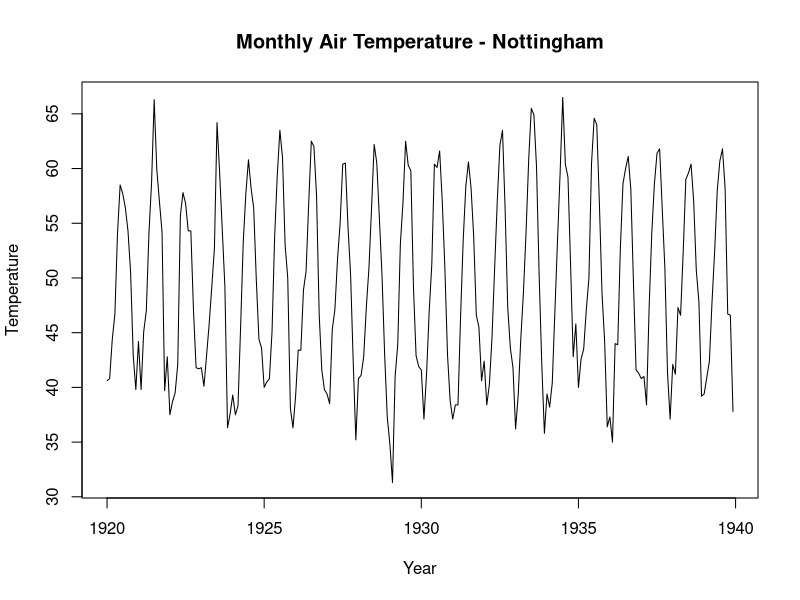
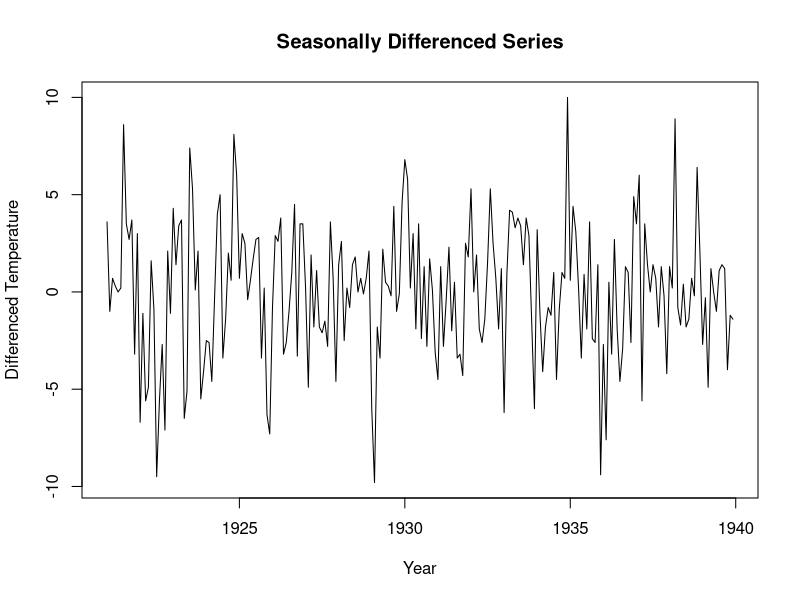
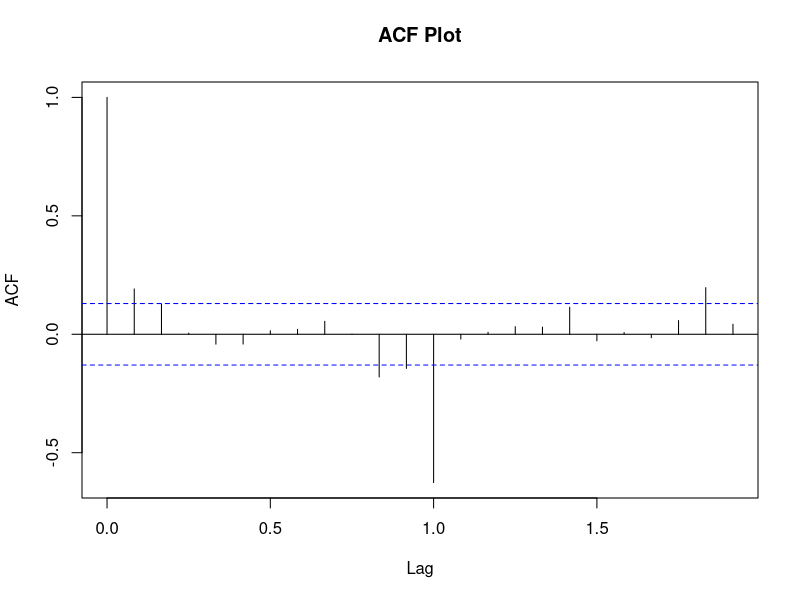
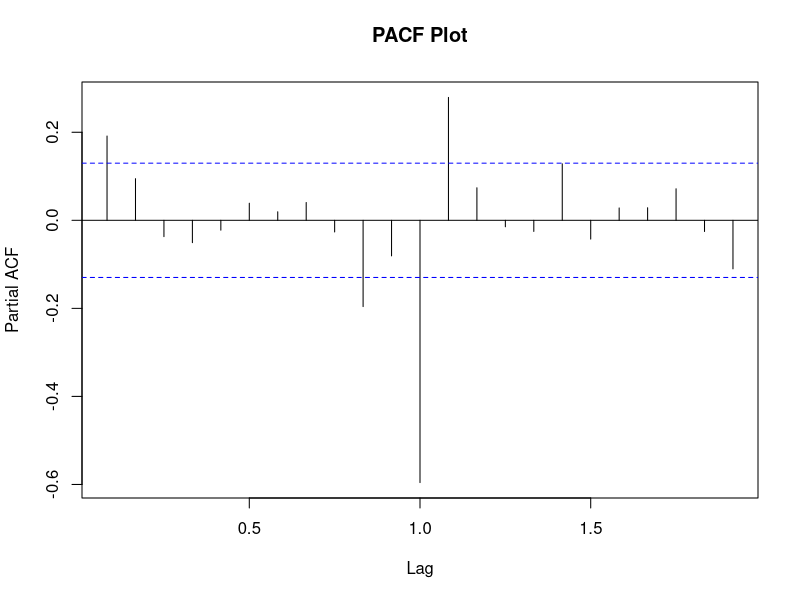
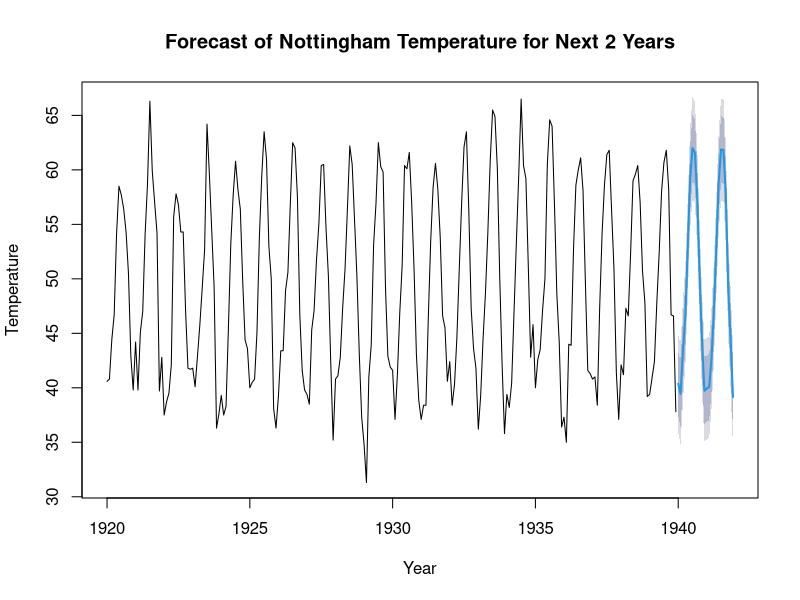

Source code (R) for these figures, in order:
## ---- chunk 1
knitr::opts_chunk$set(echo = TRUE)
## ---- chunk 2
# Load required packages
library(forecast)
library(tseries)

# Load dataset
data(nottem)

# Display dataset
nottem
## ---- chunk 3
# Plot the time series
plot(nottem,
     main="Monthly Air Temperature - Nottingham",
     ylab="Temperature",
     xlab="Year")
## ---- chunk 4
# Check stationarity using Augmented Dickey Fuller test
adf.test(nottem)
## ---- chunk 5
# Seasonal differencing (to observe seasonal pattern)
nottem_diff <- diff(nottem, lag=12)

plot(nottem_diff,
     main="Seasonally Differenced Series",
     ylab="Differenced Temperature",
     xlab="Year")
## ---- chunk 6
# ACF and PACF plots
acf(nottem_diff,
    main="ACF Plot")

pacf(nottem_diff,
     main="PACF Plot")
## ---- chunk 7
# Fit ARIMA model automatically
model <- auto.arima(nottem)

summary(model)
## ---- chunk 8
# Diagnostic checking of residuals
Box.test(residuals(model), lag=20, type="Ljung")
## ---- chunk 9
shapiro.test(residuals(model))
## ---- chunk 10
# Residuals from ARIMA model
res <- residuals(model)

# White test for heteroscedasticity
white.test(res)
## ---- chunk 11
# Forecast next 24 months (2 years)
fc <- forecast(model, h=24)

plot(fc,
     main="Forecast of Nottingham Temperature for Next 2 Years",
     ylab="Temperature",
     xlab="Year")
## ---- chunk 12
# Display forecast values
fc
